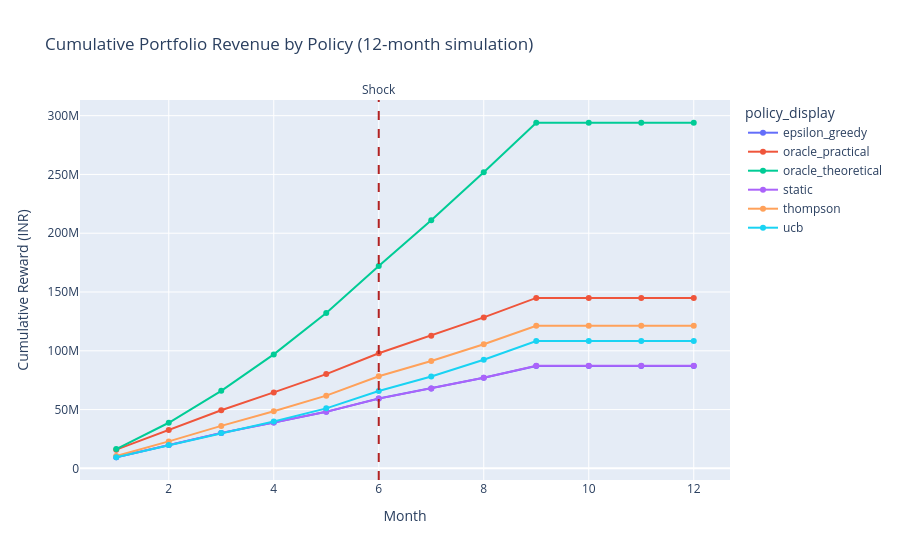

Write notebook code for a chart like this one.
### Markdown cell above
## Section 2: Learning Curves

Cumulative reward is the core training outcome. This chart compares how quickly each policy compounds revenue and how the portfolio trajectory changes around the month-6 shock event.

### Code cell
monthly_reward = (
    results_df.groupby(['policy_display', 'month'], as_index=False)['reward_received']
    .sum()
    .sort_values(['policy_display', 'month'])
)
monthly_reward['cumulative_reward'] = monthly_reward.groupby('policy_display')['reward_received'].cumsum()

fig_learning = px.line(
    monthly_reward,
    x='month',
    y='cumulative_reward',
    color='policy_display',
    markers=True,
    title='Cumulative Portfolio Revenue by Policy (12-month simulation)',
)
fig_learning.add_vline(x=6, line_dash='dash', line_color='firebrick', annotation_text='Shock', annotation_position='top')
fig_learning.update_layout(xaxis_title='Month', yaxis_title='Cumulative Reward (INR)')
fig_learning.show()

### Figure 1 — Plotly figure (JSON) as saved in the notebook; plotly's stock layout.template omitted (floating-point values rounded to 4 significant figures)
{"data": [{"hovertemplate": "policy_display=epsilon_greedy<br>month=%{x}<br>cumulative_reward=%{y}<extra></extra>", "legendgroup": "epsilon_greedy", "line": {"color": "#636efa", "dash": "solid"}, "marker": {"symbol": "circle"}, "mode": "lines+markers", "name": "epsilon_greedy", "orientation": "v", "showlegend": true, "type": "scatter", "x": [1, 2, 3, 4, 5, 6, 7, 8, 9, 10, 11, 12], "xaxis": "x", "y": [9471000.0, 19870000.0, 30170000.0, 38940000.0, 48060000.0, 59350000.0, 67890000.0, 77000000.0, 86990000.0, 86990000.0, 86990000.0, 86990000.0], "yaxis": "y"}, {"hovertemplate": "policy_display=oracle_practical<br>month=%{x}<br>cumulative_reward=%{y}<extra></extra>", "legendgroup": "oracle_practical", "line": {"color": "#EF553B", "dash": "solid"}, "marker": {"symbol": "circle"}, "mode": "lines+markers", "name": "oracle_practical", "orientation": "v", "showlegend": true, "type": "scatter", "x": [1, 2, 3, 4, 5, 6, 7, 8, 9, 10, 11, 12], "xaxis": "x", "y": [15880000.0, 32680000.0, 49420000.0, 64600000.0, 80180000.0, 97860000.0, 112800000.0, 128400000.0, 145000000.0, 145000000.0, 145000000.0, 145000000.0], "yaxis": "y"}, {"hovertemplate": "policy_display=oracle_theoretical<br>month=%{x}<br>cumulative_reward=%{y}<extra></extra>", "legendgroup": "oracle_theoretical", "line": {"color": "#00cc96", "dash": "solid"}, "marker": {"symbol": "circle"}, "mode": "lines+markers", "name": "oracle_theoretical", "orientation": "v", "showlegend": true, "type": "scatter", "x": [1, 2, 3, 4, 5, 6, 7, 8, 9, 10, 11, 12], "xaxis": "x", "y": [16450000.0, 38780000.0, 65960000.0, 96950000.0, 132200000.0, 172100000.0, 211100000.0, 251900000.0, 294000000.0, 294000000.0, 294000000.0, 294000000.0], "yaxis": "y"}, {"hovertemplate": "policy_display=static<br>month=%{x}<br>cumulative_reward=%{y}<extra></extra>", "legendgroup": "static", "line": {"color": "#ab63fa", "dash": "solid"}, "marker": {"symbol": "circle"}, "mode": "lines+markers", "name": "static", "orientation": "v", "showlegend": true, "type": "scatter", "x": [1, 2, 3, 4, 5, 6, 7, 8, 9, 10, 11, 12], "xaxis": "x", "y": [9444000.0, 19810000.0, 30130000.0, 38910000.0, 48070000.0, 59330000.0, 67870000.0, 77040000.0, 87220000.0, 87220000.0, 87220000.0, 87220000.0], "yaxis": "y"}, {"hovertemplate": "policy_display=thompson<br>month=%{x}<br>cumulative_reward=%{y}<extra></extra>", "legendgroup": "thompson", "line": {"color": "#FFA15A", "dash": "solid"}, "marker": {"symbol": "circle"}, "mode": "lines+markers", "name": "thompson", "orientation": "v", "showlegend": true, "type": "scatter", "x": [1, 2, 3, 4, 5, 6, 7, 8, 9, 10, 11, 12], "xaxis": "x", "y": [10580000.0, 22930000.0, 36110000.0, 48590000.0, 61850000.0, 78320000.0, 91270000.0, 105600000.0, 121300000.0, 121300000.0, 121300000.0, 121300000.0], "yaxis": "y"}, {"hovertemplate": "policy_display=ucb<br>month=%{x}<br>cumulative_reward=%{y}<extra></extra>", "legendgroup": "ucb", "line": {"color": "#19d3f3", "dash": "solid"}, "marker": {"symbol": "circle"}, "mode": "lines+markers", "name": "ucb", "orientation": "v", "showlegend": true, "type": "scatter", "x": [1, 2, 3, 4, 5, 6, 7, 8, 9, 10, 11, 12], "xaxis": "x", "y": [9444000.0, 19810000.0, 30130000.0, 39940000.0, 51030000.0, 65730000.0, 78160000.0, 92400000.0, 108300000.0, 108300000.0, 108300000.0, 108300000.0], "yaxis": "y"}], "layout": {"annotations": [{"showarrow": false, "text": "Shock", "x": 6, "xanchor": "center", "xref": "x", "y": 1, "yanchor": "bottom", "yref": "y domain"}], "legend": {"title": {"text": "policy_display"}, "tracegroupgap": 0}, "shapes": [{"line": {"color": "firebrick", "dash": "dash"}, "type": "line", "x0": 6, "x1": 6, "xref": "x", "y0": 0, "y1": 1, "yref": "y domain"}], "title": {"text": "Cumulative Portfolio Revenue by Policy (12-month simulation)"}, "xaxis": {"anchor": "y", "domain": [0.0, 1.0], "title": {"text": "Month"}}, "yaxis": {"anchor": "x", "domain": [0.0, 1.0], "title": {"text": "Cumulative Reward (INR)"}}}}
